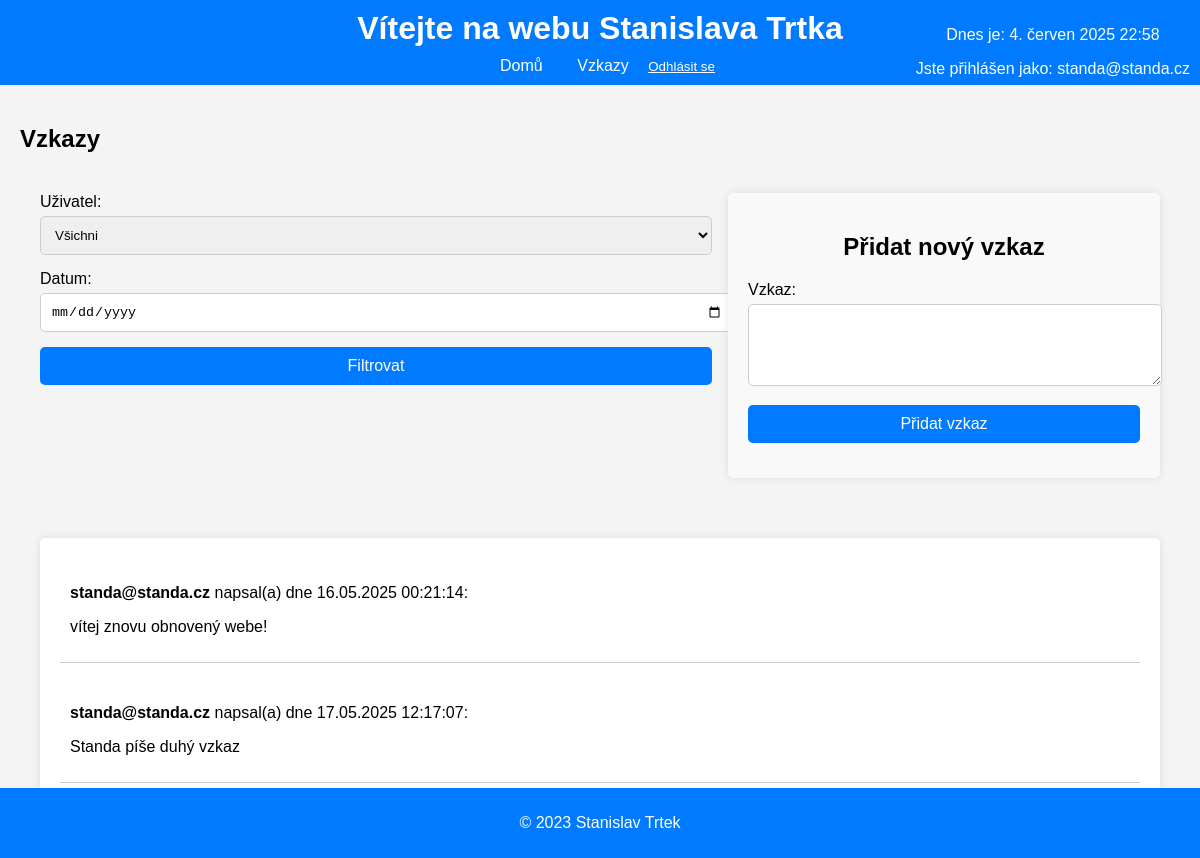
/messages/ (signed in), run on an earlier commit of the app's database.
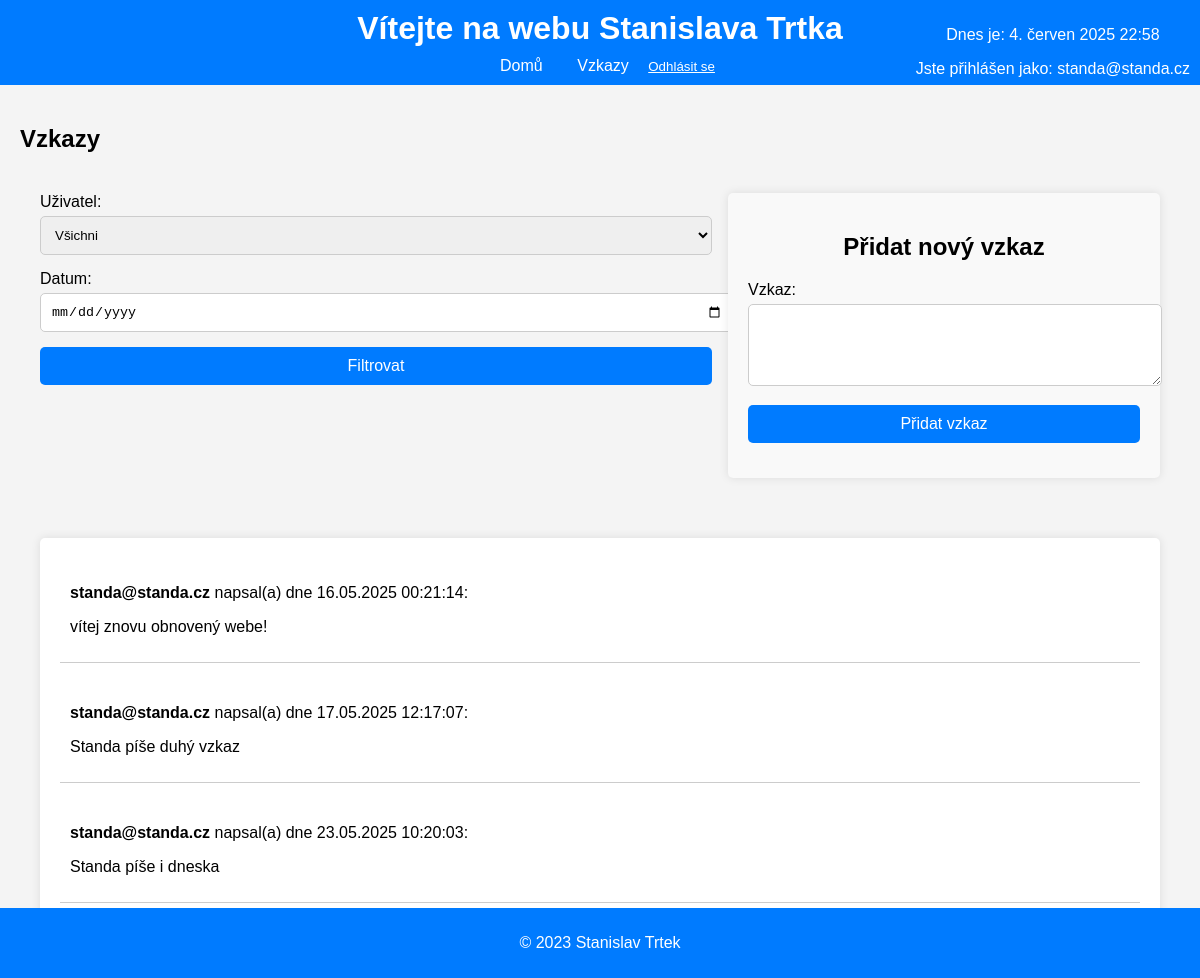
And on a later commit of the database.
### myapp/models.py (models this page shows, shortened)
class Message(models.Model):
    user = models.ForeignKey('myapp.CustomUser', on_delete=models.CASCADE)
    content = models.TextField()
    timestamp = models.DateTimeField(auto_now_add=True)

class CustomUser(AbstractUser):
    is_admin = models.BooleanField(default=False)

### myapp/views.py (the view)
# urls.py: path('messages/', views.message_list, name='message_list'),
@login_required
def message_list(request):
    user_filter = request.GET.get('user')
    date_filter = request.GET.get('date')
    if request.user.is_admin:
        messages_query = Message.objects.all()
        if user_filter:
            messages_query = messages_query.filter(user__id=user_filter)
    else:
        messages_query = Message.objects.filter(user=request.user)
    if date_filter:
        date = parse_date(date_filter)
        if date:
            messages_query = messages_query.filter(timestamp__date=date)
    users = CustomUser.objects.all() if request.user.is_admin else CustomUser.objects.none()
    return render(request, 'message_list.html', {'messages': messages_query, 'users': users})

### myapp/context_processors.py (called while the page is built)
def current_datetime(request):
    return {
        'current_time': timezone.now()
    }

### myapp/templates/message_list.html (shortened to what this page needs)
{% extends "base.html" %}
{% load static %}
{% block content %}
<h2>Vzkazy</h2>
<div class="top-section">
    <div class="filter-form">
        <form method="get" action="{% url 'message_list' %}">
            <div class="form-group">
                <label for="user_filter">Uživatel:</label>
                <select name="user" id="user_filter">
                    <option value="">Všichni</option>
                </select>
            </div>
            <div class="form-group">
                <label for="date_filter">Datum:</label>
                <input type="date" name="date" id="date_filter" value="{{ request.GET.date }}">
            </div>
            <div class="form-group">
                <button type="submit">Filtrovat</button>
            </div>
        </form>
    </div>
    <div class="add-message">
        <h2>Přidat nový vzkaz</h2>
        <form method="post" action="{% url 'add_message' %}">
            <div class="form-group">
                <label for="id_content">Vzkaz:</label>
                <textarea name="content" id="id_content" rows="4" required></textarea>
            </div>
            <div class="form-group">
                <button type="submit">Přidat vzkaz</button>
            </div>
        </form>
    </div>
</div>
<div class="messages-container">
    <div class="messages-list">
        {% for message in messages %}
            <div class="message-item">
                <p><strong>{{ message.user.username }}</strong> napsal(a) dne {{ message.timestamp|date:"d.m.Y H:i:s" }}:</p>
                <p>{{ message.content }}</p>
            </div>
        {% endfor %}
    </div>
</div>
{% endblock %}

What changed in the data, as far as the page shows it:
added Message: user.username "standa@standa.cz", timestamp "23.05.2025 10:20:03", content "Standa píše i dneska"
